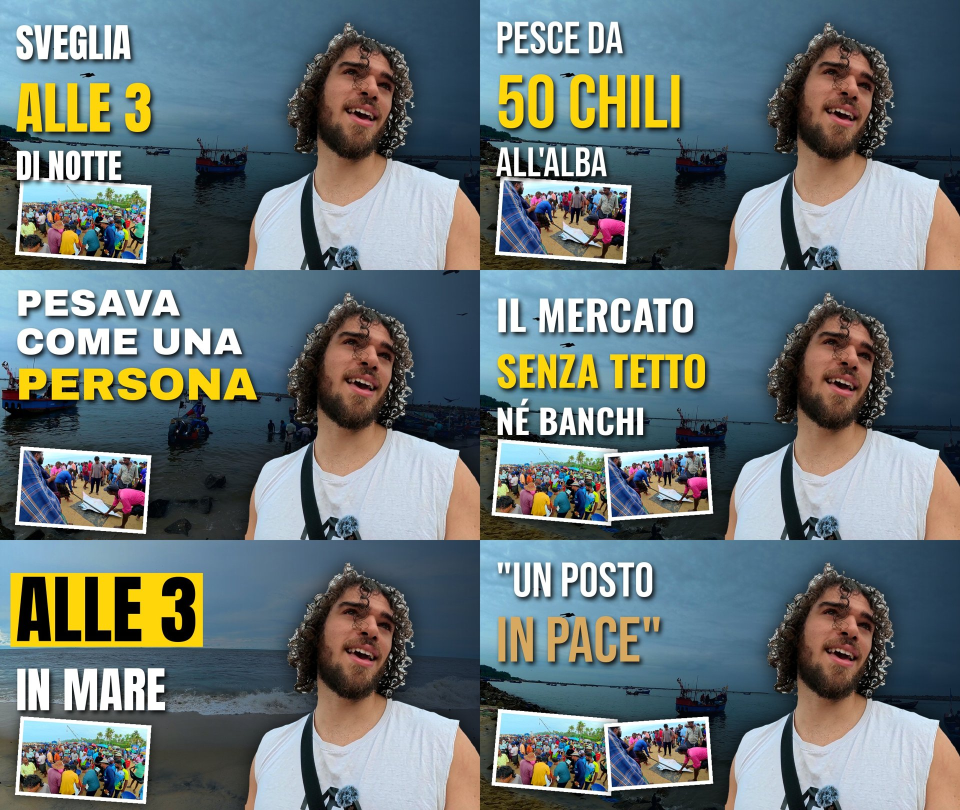
#> input picture copioni/mercato_miniature/00_tutte.jpg, 1920 x 1620 px, given in place of m_razza.png, which was not available (shown at 1/2 size)
$ python miniature_v2.py
#> lines starting #> are read from the running program, lines starting #| are printed output that depends on the picture
# Miniature v2 dei lunghi (Copy, 4/11): "meno da blogger" (analisi/miniature.md).
# Protagonista una persona del posto nel momento più forte, Manuel assente, testo 2-4 parole (Bebas Neue,
# bianco + giallo come le miniature già usate). 3 versioni per lungo per "Test e confronto" di YouTube Studio.
#   python3 copioni/miniature_v2/miniature_v2.py
# Fotogrammi (girato originale, scelti col più nitido) in work/thumb/pick/:
#   mercato  m_razza    DJI_20261020044058_0118 1.5-2.2 s   (l'uomo che trascina il pesce enorme sulla sabbia)
#            m_signora  DJI_20261020044058_0118 ~23 s       (la signora del mercato che sorride)
#            m_asta     DJI_20261020044226_0120 ~3 s        (l'asta: chi compra chino sulle ceste)
#   arthunkal a_marrone/a_folla  DJI_20261024023818_0237 fotogrammi 31/57 (2:30 di notte)
#   te       t_sadish113/117  DJI_20261026133721_0385 113 s / 117 s (Sadish con le foglie, le colline dietro)
import numpy as np, cv2
from PIL import Image, ImageDraw, ImageFont, ImageFilter, ImageEnhance
W, H = 1280, 720
BEB = 'assets/fonts/BebasNeue-Regular.ttf'; YEL = (255, 214, 10); WHITE = (255, 255, 255)
P = 'work/thumb/pick/'

def crop(im, cx, cy, zoom):
#> called with cx = 0.66, cy = 0.58, zoom = 1.55
    w, h = im.size; ch = h / zoom; cw = ch * 16 / 9
#> after `w, h = im.size`: w = 1920; h = 1620
#> after `ch = h / zoom`: ch = 1045.2
#> after `cw = ch * 16 / 9`: cw = 1858.1
    x = min(max(cx * w - cw / 2, 0), w - cw); y = min(max(cy * h - ch / 2, 0), h - ch)
#> after `x = min(max(cx * w - cw / 2, 0), w - cw)`: x = 61.94
#> after `y = min(max(cy * h - ch / 2, 0), h - ch)`: y = 417
    return im.crop((int(x), int(y), int(x + cw), int(y + ch))).resize((W, H), Image.LANCZOS)

def grade(im, c=1.1, s=1.15, b=1.0, night=False):
#> called with c = 1.1, s = 1.15, b = 1, night = False
    if night:   # notte: rumore via, ombre su, colore caldo invariato
        a = cv2.fastNlMeansDenoisingColored(np.asarray(im)[:, :, ::-1].copy(), None, 7, 7, 7, 21)
        a = a.astype(np.float32) / 255.; a = np.power(a, 0.78)
        im = Image.fromarray((a[:, :, ::-1] * 255).clip(0, 255).astype('uint8'))
    return ImageEnhance.Brightness(ImageEnhance.Color(ImageEnhance.Contrast(im).enhance(c)).enhance(s)).enhance(b)

def shade(base, side, dark):
#> called with side = 'left', dark = 0.75
    if side in ('left', 'right'):
        xs = np.linspace(1, 0, W) if side == 'left' else np.linspace(0, 1, W)
        g = np.tile(np.clip(xs * 1.6 - 0.45, 0, 1) ** 1.2, (H, 1))
    else:   # 'top'
        g = np.tile(np.clip(np.linspace(1, 0, H) * 1.7 - 0.55, 0, 1)[:, None] ** 1.2, (1, W))
    m = Image.fromarray((g * dark * 255).astype('uint8'))
    return Image.composite(Image.new('RGB', (W, H), (5, 8, 10)), base, m)

def text(base, lines, x, y, target, right=False):
#> called with x = 44, y = 60, target = 470, right = False
    base = base.convert('RGBA'); d = ImageDraw.Draw(base)
    for t, col, gap in lines:
        f0 = ImageFont.truetype(BEB, 100); w0 = d.textbbox((0, 0), t, font=f0)[2]
        f = ImageFont.truetype(BEB, int(100 * target / w0)); bb = d.textbbox((0, 0), t, font=f)
        xx = x - bb[2] if right else x
        sh = Image.new('RGBA', base.size, (0, 0, 0, 0)); ImageDraw.Draw(sh).text((xx + 5, y + 7), t, font=f, fill=(0, 0, 0, 235))
        base.alpha_composite(sh.filter(ImageFilter.GaussianBlur(8))); ImageDraw.Draw(base).text((xx, y), t, font=f, fill=col)
        d = ImageDraw.Draw(base); y += bb[3] + gap
#> this loop made 2 passes
#> (w0, bb, xx, y) on passes 1 to 2: (546, (0, 16, 470, 81), 44, 147), (478, (0, 18, 469, 92), 44, 239)
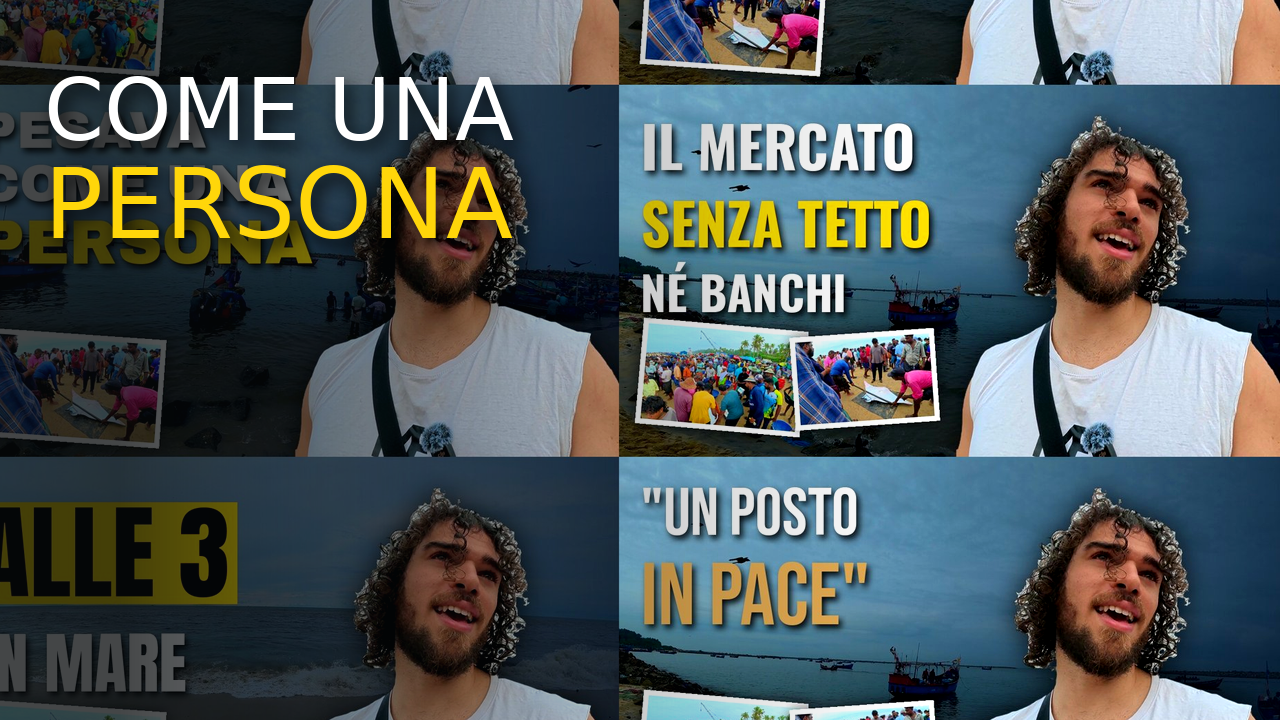
#> base: PIL image 1280x720 RGBA; mean R, G, B, A 76.3, 86.3, 88.2, 255
#> after the loop, y = 239
    return base.convert('RGB')

def make(out, src, cx, cy, zoom, lines, side, x, y, target, dark=0.75, night=False, **g):
    im = grade(crop(Image.open(P + src).convert('RGB'), cx, cy, zoom), night=night, **g)
    im = shade(im, side, dark)
    im = text(im, lines, x, y, target, right=(side == 'right'))
    im.save(out, quality=92)
    return out

ASTA = [("ALL'ASTA", WHITE, 6), ("SULLA SABBIA", YEL, 0)]
NOTTE = [("DA MEZZANOTTE", YEL, 6), ("PREGANDO", WHITE, 0)]
TE = [("E OGGI", WHITE, 8), ("DI CHI SONO?", YEL, 0)]
D = 'copioni/{}_miniature/'
J = [
 make(D.format('mercato') + 'v4_1_pesce_comeunapersona.jpg', 'm_razza.png', 0.66, 0.58, 1.55,
      [("COME UNA", WHITE, 6), ("PERSONA", YEL, 0)], 'left', 44, 60, 470),
 make(D.format('mercato') + 'v4_2_signora_asta.jpg', 'm_signora.png', 0.45, 0.42, 1.7, ASTA, 'right', W - 44, 60, 520),
 make(D.format('mercato') + 'v4_3_asta_sabbia.jpg', 'm_asta.png', 0.33, 0.52, 1.45, ASTA, 'right', W - 44, 60, 560),
 make(D.format('arthunkal') + 'v2_1_pellegrina.jpg', 'a_marrone.png', 0.47, 0.45, 1.45, NOTTE, 'left', 44, 70, 560, night=True, dark=0.6),
 make(D.format('arthunkal') + 'v2_2_folla.jpg', 'a_folla.png', 0.56, 0.6, 1.25, NOTTE, 'top', 44, 40, 600, night=True, dark=0.55),
 make(D.format('arthunkal') + 'v2_3_pellegrina_vicino.jpg', 'a_marrone.png', 0.5, 0.4, 1.7, NOTTE, 'left', 44, 70, 520, night=True, dark=0.6),
 make(D.format('te') + 'v2_1_sadish.jpg', 't_sadish113.png', 0.62, 0.48, 1.2, TE, 'right', W - 44, 60, 600, dark=0.65),
 make(D.format('te') + 'v2_2_sadish_vicino.jpg', 't_sadish113.png', 0.64, 0.36, 1.65, TE, 'right', W - 44, 60, 600, dark=0.65),
 make(D.format('te') + 'v2_3_sadish_mano.jpg', 't_sadish117.png', 0.58, 0.45, 1.25, TE, 'right', W - 44, 60, 600, dark=0.65),
]
#> call 2 of make, with src = 'm_signora.png', cx = 0.45, cy = 0.42, zoom = 1.7, side = 'right', x = 1236, y = 60, target = 520
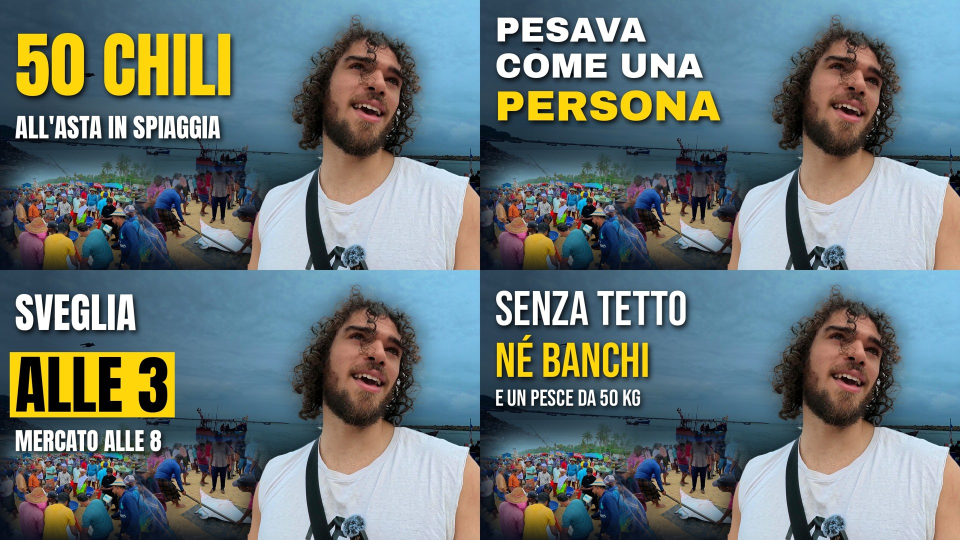
#> input picture copioni/mercato_miniature/00_tutte_v2.jpg, 1920 x 1080 px, given in place of m_signora.png, which was not available (shown at 1/2 size)
#> call 2 of text, with x = 1236, y = 60, target = 520, right = True
#> the loop in text (call 2), `for t, col, gap in lines:` made 2 passes
#> (w0, bb, xx, y) on passes 1 to 2: (461, (0, 20, 516, 106), 720, 172), (719, (0, 14, 518, 68), 718, 240)
#> after the loop in text (call 2), `for t, col, gap in lines:`:
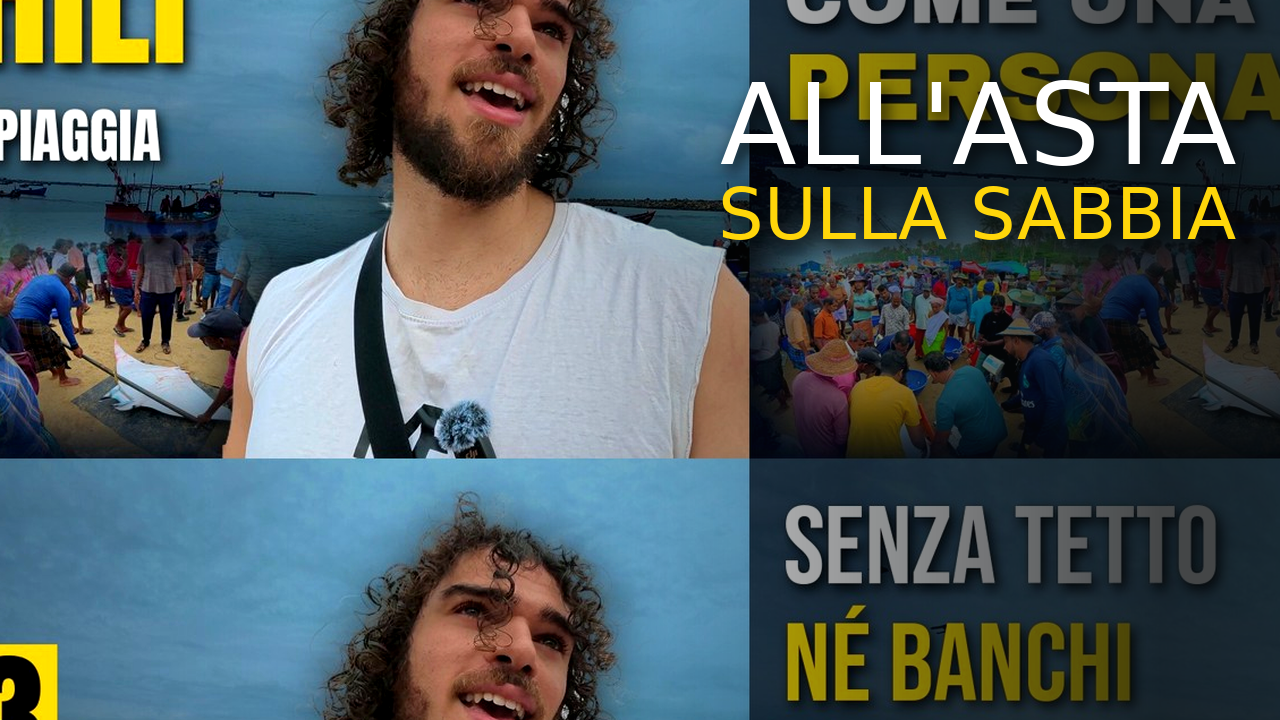
#> base: PIL image 1280x720 RGBA; mean R, G, B, A 78.2, 90.9, 92.9, 255
#> after the loop in text (call 2), `for t, col, gap in lines:`: y = 240
#> call 3 of shade, with side = 'right', dark = 0.75
#> in shade (call 3), `return Image.composite(Image.new('RGB', (W, H), (5, 8, 10)), base, m)`:
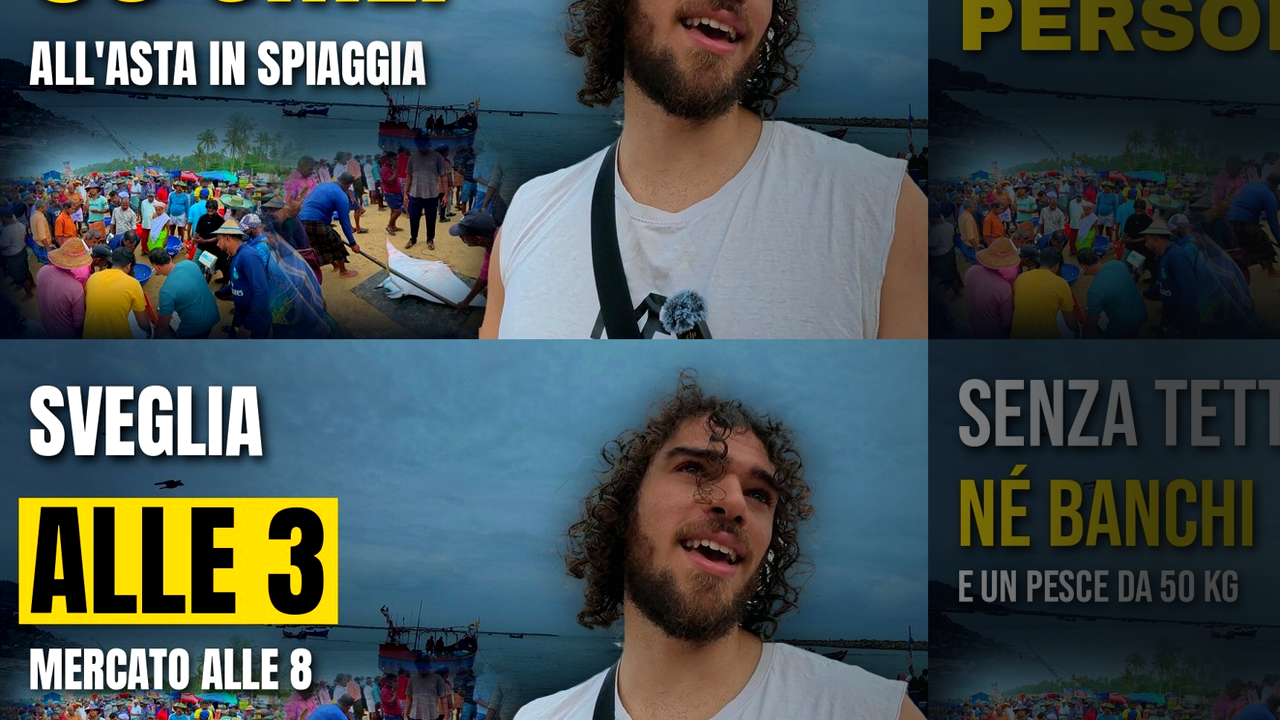
#> returned value: PIL image 1280x720 RGB; mean R, G, B 68.5, 80.1, 81.6
#> call 3 of text, with x = 1236, y = 60, target = 560, right = True
#> the loop in text (call 3), `for t, col, gap in lines:` made 2 passes
#> (w0, bb, xx, y) on passes 1 to 2: (461, (0, 23, 558, 115), 678, 181), (719, (0, 15, 554, 73), 682, 254)
#> after the loop in text (call 3), `for t, col, gap in lines:`:
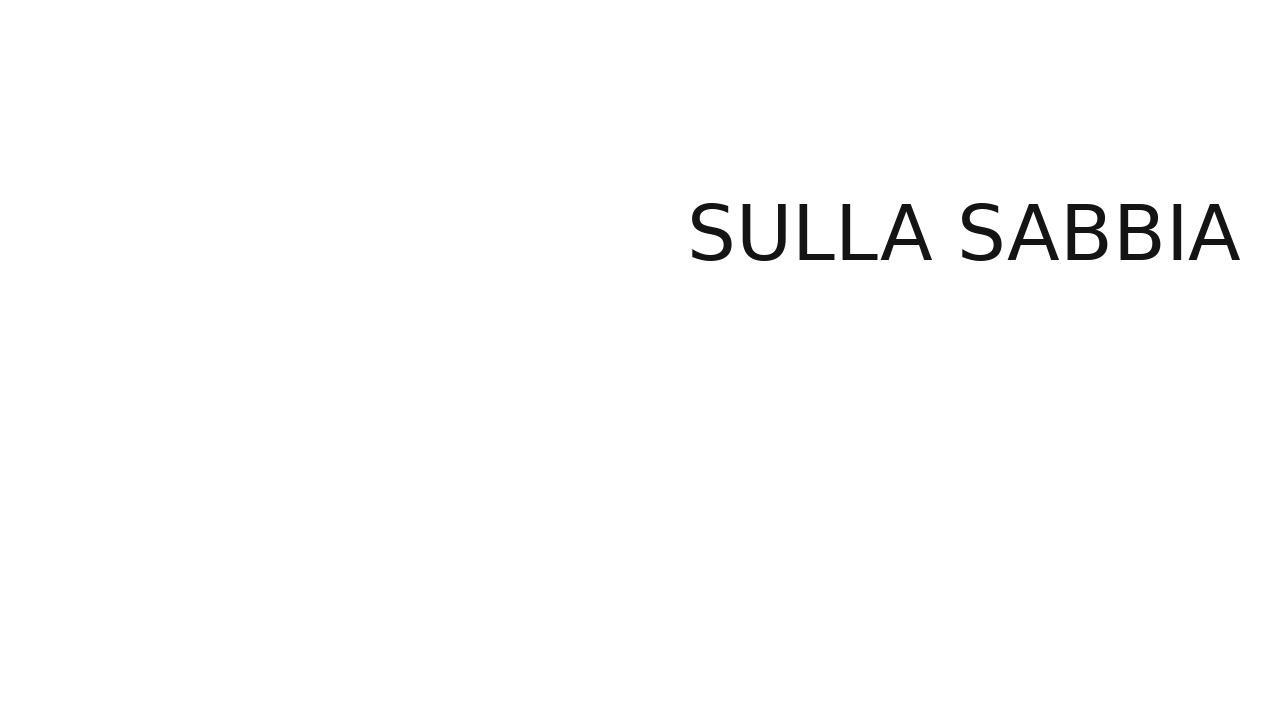
#> sh: PIL image 1280x720 RGBA; mean R, G, B, A 0, 0, 0, 2.4; transparent parts drawn white
#> after the loop in text (call 3), `for t, col, gap in lines:`: y = 254
#> (the run stopped early here; a loop or call above may not have finished)
